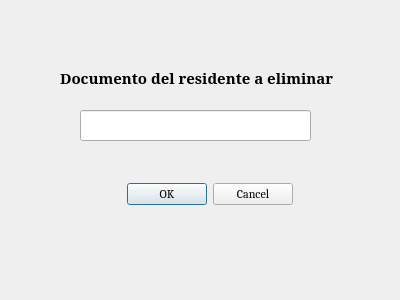
<?xml version="1.0" encoding="UTF-8"?>
<ui version="4.0">
 <class>Dialog</class>
 <widget class="QDialog" name="Dialog">
  <property name="geometry">
   <rect>
    <x>0</x>
    <y>0</y>
    <width>400</width>
    <height>300</height>
   </rect>
  </property>
  <property name="windowTitle">
   <string>Dialog</string>
  </property>
  <widget class="QDialogButtonBox" name="boton_eliminar">
   <property name="geometry">
    <rect>
     <x>100</x>
     <y>180</y>
     <width>193</width>
     <height>28</height>
    </rect>
   </property>
   <property name="font">
    <font>
     <family>Cambria</family>
    </font>
   </property>
   <property name="standardButtons">
    <set>QDialogButtonBox::Cancel|QDialogButtonBox::Ok</set>
   </property>
  </widget>
  <widget class="QLabel" name="label">
   <property name="geometry">
    <rect>
     <x>60</x>
     <y>70</y>
     <width>281</width>
     <height>16</height>
    </rect>
   </property>
   <property name="font">
    <font>
     <family>Garamond</family>
     <pointsize>11</pointsize>
     <weight>75</weight>
     <bold>true</bold>
    </font>
   </property>
   <property name="text">
    <string>Documento del residente a eliminar</string>
   </property>
  </widget>
  <widget class="QLineEdit" name="busc_delete">
   <property name="geometry">
    <rect>
     <x>80</x>
     <y>110</y>
     <width>231</width>
     <height>31</height>
    </rect>
   </property>
  </widget>
 </widget>
 <resources/>
 <connections/>
</ui>
